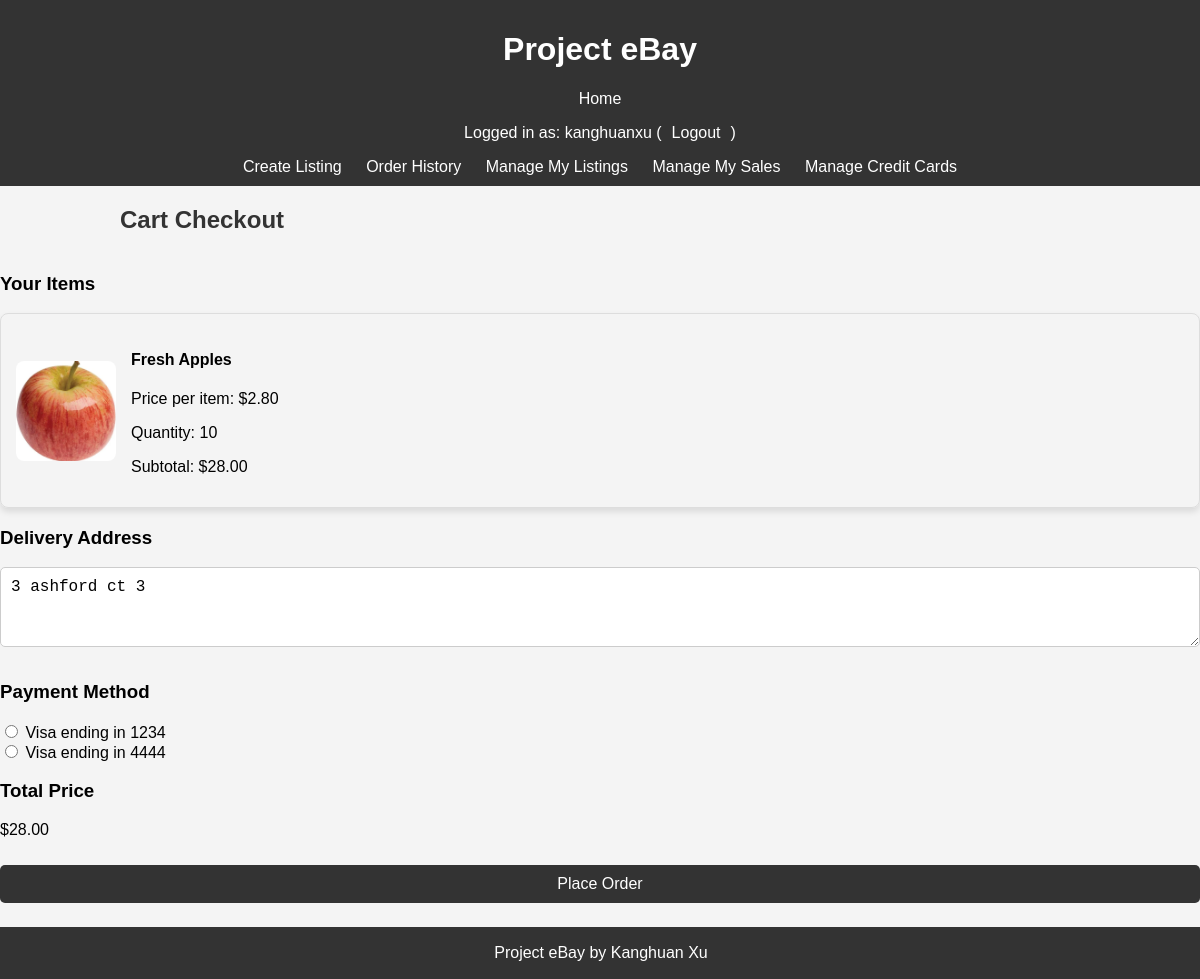
Page /checkout/cart/ (signed in) on the committed database.
### project/models.py (models this page shows, shortened)
class CartItem(models.Model):
    cart = models.ForeignKey(Cart, on_delete=models.CASCADE, related_name='items')
    listing = models.ForeignKey('Listing', on_delete=models.CASCADE)
    quantity = models.PositiveIntegerField(default=1)  # Quantity of this item in the cart.
    @property
    def total_price(self):
        return self.listing.price * self.quantity

class Listing(models.Model):
    name = models.CharField(max_length=200) # Name of the item.
    description = models.TextField() # Description of the item.
    price = models.DecimalField(max_digits=10, decimal_places=2) # Price of the item, with validation in clean method.
    image = models.ImageField(upload_to='listing_images/', blank=True, null=True) # Optional image for the item.
    category = models.CharField(max_length=100) # Category the item belongs to.
    created_at = models.DateTimeField(auto_now_add=True) # Records when the listing was created.
    expires_at = models.DateTimeField() # When the listing expires.
    user = models.ForeignKey(User, on_delete=models.CASCADE, related_name="listings")  # The user who posted the listing.
    sold = models.BooleanField(default=False)  # Indicates if the item has been sold.
    quantity = models.PositiveIntegerField(default=1)  # Quantity of the item available.
    def clean(self):
        if self.price < 0:
            raise ValidationError("Price cannot be negative.")
        if self.price > 99999:
            raise ValidationError("Price cannot exceed 99999.")

class Profile(models.Model):
    user = models.OneToOneField(User, on_delete=models.CASCADE, related_name='profile')
    address = models.TextField()  # Stores the address of the user as a text field.
    phone_number = models.CharField(max_length=15)  # Stores the phone number, limited to 15 characters.
    profile_image = models.ImageField(upload_to='profile_images/', blank=True, null=True)  # Optional field for user's profile image.

class CreditCard(models.Model):
    user = models.ForeignKey(User, on_delete=models.CASCADE, related_name='credit_cards')
    cardholder_name = models.CharField(max_length=100)  # Name on the card.
    card_number_last4 = models.CharField(max_length=4)  # Last four digits of the card number.
    expiry_date = models.CharField(max_length=5)  # Expiry date in MM/YY format.
    card_type = models.CharField(max_length=20, choices=[('Visa', 'Visa'), ('MasterCard', 'MasterCard'), ('Amex', 'American Express')])

### project/views.py (the view, shortened to what this page needs)
# urls.py: path('checkout/cart/', CartCheckoutView.as_view(), name='checkout_cart'),
class CartCheckoutView(LoginRequiredMixin, View):
    def get(self, request, *args, **kwargs):
        cart = request.user.cart  # Retrieve the user's cart
        unsold_items = cart.items.filter(listing__sold=False).select_related('listing')
        sold_items = cart.items.filter(listing__sold=True).select_related('listing')
        credit_cards = CreditCard.objects.filter(user=request.user)
        profile_address = request.user.profile.address
        total_price = sum(item.quantity * item.listing.price for item in unsold_items)
        return render(request, 'project/checkout_cart.html', {
            'unsold_items': unsold_items,
            'sold_items': sold_items,
            'credit_cards': credit_cards,
            'profile_address': profile_address,
            'unsold_items_total_price': total_price,
        })

### project/templates/project/checkout_cart.html (shortened to what this page needs)
{% extends 'project/base.html' %}
{% block content %}
<div class="container">
    <h2>Cart Checkout</h2>
    <h3>Your Items</h3>
    {% if unsold_items %}
        <div>
            {% for item in unsold_items %}
            <div class="checkout-item-card">
                <img src="{{ item.listing.image.url }}" alt="{{ item.listing.name }}" class="checkout-item-image">
                <div class="checkout-item-details">
                    <h4>{{ item.listing.name }}</h4>
                    <p>Price per item: ${{ item.listing.price|floatformat:2 }}</p>
                    <p>Quantity: {{ item.quantity }}</p>
                    <p>Subtotal: ${{ item.total_price }}</p>
                </div>
            </div>
            {% endfor %}
        </div>
    {% else %}
        <h3>Your cart is Empty!</h3>
    {% endif %}
    {% if unsold_items %}
    <h3>Delivery Address</h3>
    <form method="post" class="form">
        <textarea name="delivery_address" class="form-control" placeholder="Enter delivery address">{{ profile_address }}</textarea>
        <h3>Payment Method</h3>
        <div>
            {% for card in credit_cards %}
                <input
                    type="radio"
                    name="payment_method"
                    value="{{ card.id }}"
                    id="card_{{ card.id }}"
                >
                <label for="card_{{ card.id }}">{{ card.card_type }} ending in {{ card.card_number_last4 }}</label><br>
            {% endfor %}
        </div>
        <h3>Total Price</h3>
        <p>${{ unsold_items_total_price|floatformat:2 }}</p>
        <button type="submit" class="btn btn-success btn-lg mt-3">Place Order</button>
    </form>
    {% endif %}
</div>
{% endblock %}

### project/templates/project/base.html (shortened to what this page needs)
<html lang="en">
<head>
</head>
<body>
    <header>
        <h1>Project eBay</h1>
        <nav>
            <a href="/">Home</a>
            {% if user.is_authenticated %}
            <p>Logged in as: {{user.username}} (<a href="{% url 'logout' %}">Logout</a>)</p>
            <a href="{% url 'create_listing' %}">Create Listing</a>
            <a href="{% url 'order_history' %}">Order History</a>
            <a href="{% url 'manage_listings' %}">Manage My Listings</a>
            <a href="{% url 'manage_sales' %}">Manage My Sales</a>
            <a href="{% url 'manage_credit_cards' %}">Manage Credit Cards</a>
            {% else %}
            <a href="{% url 'login' %}">Login</a>
            <a href="{% url 'register' %}">Register</a>
            {% endif %}
        </nav>
    </header>
    <main>
        {% block content %}{% endblock %}
    </main>
    <footer>
        <p>Project eBay by Kanghuan Xu {{ current_year }}</p>
    </footer>
</body>
</html>

### project/templates/project/base.html (style rules this page uses)
body { font-family: Arial, sans-serif; margin: 0; padding: 0; background-color: #f4f4f4; padding-bottom: 60px; }
header { background-color: #333; color: #fff; padding: 10px 20px; text-align: center; }
header nav a { color: #fff; margin: 0 10px; text-decoration: none; }
footer { background-color: #333; color: #fff; text-align: center; padding: 1px; position: fixed; width: 100%; bottom: 0; z-index: 1000; }
h2 { font-size: 1.5rem; font-weight: bold; padding: 20px; margin: 0; color: #333; text-align: left; padding-left: 10%; }
.btn { width: 100%; padding: 10px; font-size: 1rem; color: white; background-color: #333; border: none; border-radius: 5px; cursor: pointer; text-align: center; }
.btn { margin-top: 10px; display: inline-block; }
.form-control { padding: 10px; font-size: 16px; border: 1px solid #ccc; border-radius: 5px; appearance: none; background-color: #fff; }
textarea.form-control { width: 100%; height: 80px; margin-bottom: 15px; }

### project/templates/project/checkout_cart.html (style rules this page uses)
.checkout-item-card { display: flex; align-items: center; padding: 15px; border: 1px solid #ddd; border-radius: 8px; margin-bottom: 15px; box-shadow: 0 4px 6px rgba(0, 0, 0, 0.1); }
.checkout-item-image { flex: 0 0 100px; height: 100px; border-radius: 8px; object-fit: cover; margin-right: 15px; }
.checkout-item-details { flex: 1; }

### rows in the picture
CartItem: listing.image (picture), listing.name "Fresh Apples", listing.price "2.80", quantity "10", total_price "28.00"
Profile: delivery_address "3 ashford ct 3"
CreditCard: card_type "Visa", card_number_last4 "1234"
CreditCard: card_type "Visa", card_number_last4 "4444"

### other values in the picture
{{ user.username }} "kanghuanxu"
{{ unsold_items_total_price|floatformat:2 }} "28.00"
